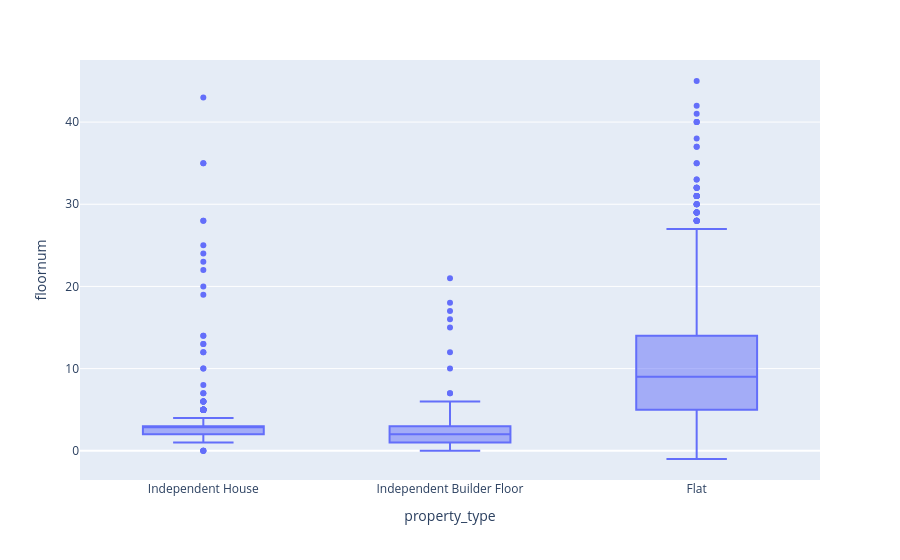

Write notebook code for a chart like this one.
### Code cell
fig = px.box(data_frame= eda_multi, x = 'property_type', y = 'floornum')
fig

### Figure 1 — Plotly figure (JSON) as saved in the notebook; plotly's stock layout.template omitted (floating-point values rounded to 4 significant figures; data arrays with more than 128 entries replaced by an {"elided": "..."} marker saying what was removed)
{"data": [{"alignmentgroup": "True", "hovertemplate": "property_type=%{x}<br>floornum=%{y}<extra></extra>", "legendgroup": "", "marker": {"color": "#636efa"}, "name": "", "notched": false, "offsetgroup": "", "orientation": "v", "showlegend": false, "type": "box", "x": {"elided": "5980 str values"}, "x0": " ", "xaxis": "x", "y": {"elided": "5980 int values"}, "y0": " ", "yaxis": "y"}], "layout": {"boxmode": "group", "legend": {"tracegroupgap": 0}, "margin": {"t": 60}, "xaxis": {"anchor": "y", "domain": [0, 1], "title": {"text": "property_type"}}, "yaxis": {"anchor": "x", "domain": [0, 1], "title": {"text": "floornum"}}}}
